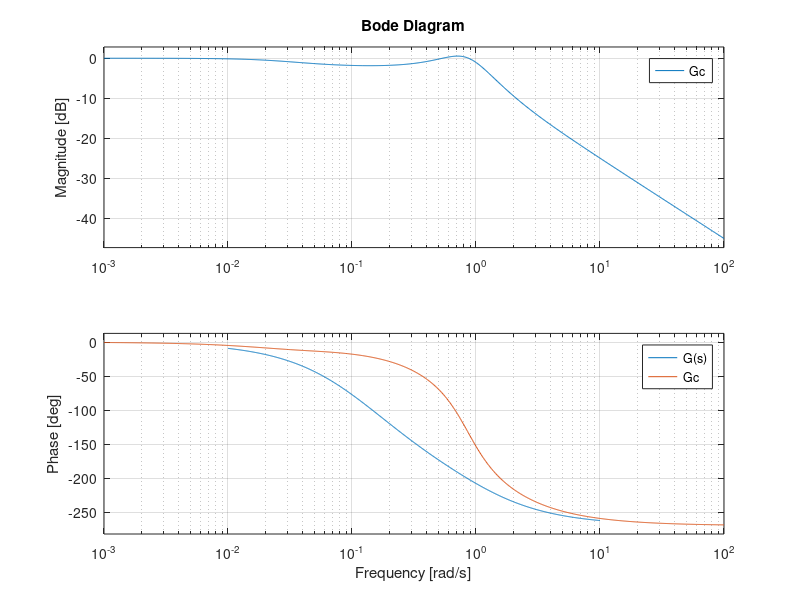
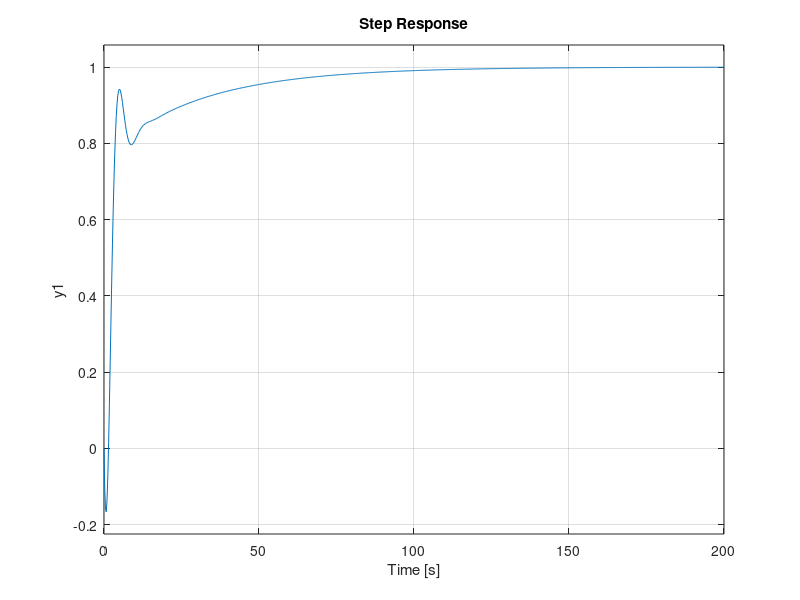

Here is the MATLAB script that generated these plots, in order: (Note: this script raises an error after producing the figures.)
% LAB 1

% ------ CONTROL FUNCTIONS --------
% s = tf('s');
% % The product of two transfer functions is obtained by
% G12 = G1 * G2
% % For a system with 2 inputs and 2 outputs, the closed-loop transfer matrix is obtained with
% S=feedback(eye(2),G*F); T=feedback(G*F,eye(2))
% % For a SISO system this can be written
% S=1/(1+G*F); T=G*F/(1+G*F)
% % The bode diagram for G is plotted by typing
% bode(G) or bode(G,{wmin,wmax})
% % Amplitude and phase at a given frequency are obtained by
% [m,p]=bode(G,w)
% % Phase margin, amplitude margin and corresponding frequencies are obtained by
% [Gm,Pm,wp,wc]=margin(G*F)
% % To simulate a step response in the control signal, use the function
% step(G) or step(G,tfinal)
% % In the same way, to simulate a step response in the reference signal, we type
% step(T)
% -------------------------------

%% --- 4.1.1 ---
clear all; clc; close all;

s = tf('s');
G = 3*(-s + 1) / ((5*s+1)*(10*s+1));
% wc = 0.2; % [rad/s]
% phi = 30 * pi/180; % [rad]
% ---------- From Bode ----------
dB = -9.39;
mag = db2mag(dB);
phase = 30;% + 6 + 250-180 % gives TWO beta = 0.12
wc = 0.2;
wcd = 2*wc;
% --------------------------------

% ---------- Parameters ----------
beta = 0.1; %beta 4.1.1 = 0.33, beta 4.1.3 = 0.1;
gamma = 0;
td = 1 / (wcd*sqrt(beta));
ti = 10 / wcd;
% --------------------------------

% ---------- Controller ----------
K = sqrt(beta) / mag;
e1 = 1 / (3*K); % 3 when s->0 for G(s)
Lead = (td*s + 1) / (beta*td*s + 1);
Lag = (ti*s + 1) / (ti*s + gamma);
F = K * Lead * Lag;
Go = F*G;
Gc = Go / (1 + Go); 
% -------------------------------

% ---------- Plot ---------------
figure(411)
bode(G); hold on; grid on
bode(Gc); legend('G(s)' , 'Gc')
% --------------------------------


% --- 4.1.2 ---
% clear all; clc; close all;
figure(412)
step(Gc); grid on
stepinfo(Gc)

ymax = 1.23; yf= 1;
Mt = (ymax-yf)/yf;

%% --- 4.2.1 ---
clear all; clc; close all;

s = tf('s');
G = 20 / ( (s+1) * ( (s/20)^2 + s/20 + 1) );
Gd = 10 / (s+1);
wc = 10;
L = wc / s;
Fy = L*G^(-1); % Not proper

p1 = 10*wc;
p2 = 10*wc;
pole1 = 1/(s/p1 + 1);
pole2 = 1/(s/p2 + 1);
Fy_prop = Fy*pole1*pole2; % Proper

Go = G*Fy;
Gc = Go/(1 + Go);
Go_prop = G*Fy_prop;
Gc_prop = Go_prop/(1 + Go_prop);

% figure(4211)
% bode(Gc); hold on;
% bode(Gc_prop); legend('Gc not proper', 'Gc proper');
% figure(4212)
% step(Gc); hold on;
% step(Gc_prop); legend('Gc not proper', 'Gc proper');
% figure()
% bode(G); hold on; grid on;
% bode(Gd); legend('G' , 'Gd');
% figure()
% step(G); hold on; grid on;
% step(Gd); legend('G' , 'Gd');
% figure()
% pzmap(G); grid on;


% --- 4.2.2 ---
%--- Parameters -------
p1 = 50;
p2 = 50;
wI = 5;
Gd = [Gd];
% Gd2 = 1;
% Gd3 = G;
% --------------------

pole1 = 1/(s/p1 + 1);
pole2 = 1/(s/p2 + 1);

for ii = 1:1
    Fy1 = (s+wI)/s * G^(-1) * Gd(ii); % Unmodified
    Fy2 = Fy1*pole1*pole2; % Proper modified

%     Go = G*Fy1 + Gd(ii);
%     Gc1 = Go/(1 + Go);
%     Go = G*Fy2 + Gd(ii);
%     Gc2 = Go/(1 + Go);
    y1 = 1 / (1+G*Fy1)*Gd(ii);
    y2 = 1 / (1+G*Fy2)*Gd(ii);
%     subplot(2,2,ii)
% %     figure()
%     bode(Gc1); hold on;
%     bode(Gc2); legend('y unmodified', 'y modified');
%     subplot(1,2,ii)
% %     figure()
%     step(y1); hold on;
%     step(y2); legend('Gc', 'Gc modified');
%     stepinfo(y2)
    % figure(4223)
    % pzmap(Gc2); grid on;
end


% --- 4.2.3 ---
F = Fy2;
S = 1/ (1+L);
Go = F*G;
Gc = Go / (1 + Go); 
figure(1)
% subplot(1,2,1)
margin(Gc); hold on;
figure(2)
% subplot(1,2,2)
step(Gc); hold on;
% 1) decide wc and phase
wc = 14.3; phi = 30;
wcd = 20;
% phase = phi + 6 - 180
dB = -3.77;
mag = db2mag(dB);
%

% r = y+1;
% u = Fr*Fy*S - Fy2
% ---------- Parameters ----------
beta = 0.33; 
gamma = 0;
td = 1 / (wcd*sqrt(beta));
ti = 10 / wcd;
% --------------------------------

% ---------- Controller ----------
K = 1/(sqrt(beta)* mag);
e1 = 1 / (3*K); % 3 when s->0 for G(s)
Lead = (td*s + 1) / (beta*td*s + 1);
Lag = (ti*s + 1) / (ti*s + gamma);
tao = 0.01;
Fr = 1 / (1+ tao*s);
F = F * K * Lead;% * Lag;
Gc = G*Fr / (1 + G*Fy); 
figure(1)
% subplot(1,2,1)
margin(Gc); legend('Gc(s)', 'Gc(s) with Lead'); hold off;
figure(2)
% subplot(1,2,2)
step(Gc); legend('Gc(s)', 'Gc(s) with Lead'); hold off;
stepinfo(Gc)
% -------------------

